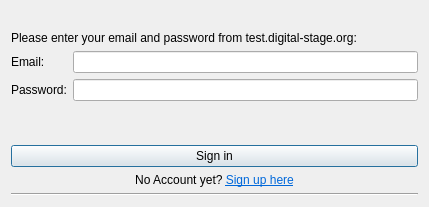
<?xml version="1.0" encoding="UTF-8"?>
<ui version="4.0">
 <class>LoginDialog</class>
 <widget class="QDialog" name="LoginDialog">
  <property name="geometry">
   <rect>
    <x>0</x>
    <y>0</y>
    <width>429</width>
    <height>207</height>
   </rect>
  </property>
  <property name="windowTitle">
   <string>Digital Stage</string>
  </property>
  <layout class="QHBoxLayout" name="HorizontalLayout">
   <item>
    <layout class="QGridLayout" name="gridLayout">
     <item row="6" column="1">
      <widget class="QLineEdit" name="passwordEdit">
       <property name="inputMask">
        <string notr="true"/>
       </property>
       <property name="echoMode">
        <enum>QLineEdit::PasswordEchoOnEdit</enum>
       </property>
      </widget>
     </item>
     <item row="7" column="0" colspan="2">
      <widget class="QLabel" name="labelError">
       <property name="sizePolicy">
        <sizepolicy hsizetype="Preferred" vsizetype="Preferred">
         <horstretch>0</horstretch>
         <verstretch>0</verstretch>
        </sizepolicy>
       </property>
       <property name="text">
        <string/>
       </property>
       <property name="textFormat">
        <enum>Qt::AutoText</enum>
       </property>
      </widget>
     </item>
     <item row="5" column="1">
      <widget class="QLineEdit" name="emailEdit"/>
     </item>
     <item row="6" column="0">
      <widget class="QLabel" name="labelPassword">
       <property name="text">
        <string>Password:</string>
       </property>
      </widget>
     </item>
     <item row="5" column="0">
      <widget class="QLabel" name="labelEmail">
       <property name="text">
        <string>Email:</string>
       </property>
      </widget>
     </item>
     <item row="11" column="0" colspan="2">
      <widget class="QLabel" name="labelSignUp">
       <property name="text">
        <string>&lt;html&gt;&lt;head/&gt;&lt;body&gt;&lt;p align=&quot;center&quot;&gt;No Account yet? &lt;a href=&quot;https://test.digital-stage.org/account/signup&quot;&gt;&lt;span style=&quot; text-decoration: underline; color:#0068da;&quot;&gt;Sign up here&lt;/span&gt;&lt;/a&gt;&lt;/p&gt;&lt;/body&gt;&lt;/html&gt;</string>
       </property>
       <property name="openExternalLinks">
        <bool>true</bool>
       </property>
      </widget>
     </item>
     <item row="10" column="0" colspan="2">
      <widget class="QPushButton" name="buttonSignIn">
       <property name="text">
        <string>Sign in</string>
       </property>
      </widget>
     </item>
     <item row="8" column="0" colspan="2">
      <spacer name="verticalSpacer">
       <property name="orientation">
        <enum>Qt::Vertical</enum>
       </property>
       <property name="sizeHint" stdset="0">
        <size>
         <width>20</width>
         <height>40</height>
        </size>
       </property>
      </spacer>
     </item>
     <item row="2" column="0" colspan="2">
      <widget class="QLabel" name="labelDescription">
       <property name="text">
        <string>Please enter your email and password from test.digital-stage.org:</string>
       </property>
      </widget>
     </item>
     <item row="0" column="0" rowspan="2" colspan="2">
      <widget class="QLabel" name="labelLogo">
       <property name="text">
        <string/>
       </property>
       <property name="pixmap">
        <pixmap>:/resources/logo-full.png</pixmap>
       </property>
       <property name="scaledContents">
        <bool>false</bool>
       </property>
       <property name="alignment">
        <set>Qt::AlignCenter</set>
       </property>
       <property name="margin">
        <number>0</number>
       </property>
      </widget>
     </item>
     <item row="12" column="0" colspan="2">
      <widget class="Line" name="line">
       <property name="sizePolicy">
        <sizepolicy hsizetype="Expanding" vsizetype="Fixed">
         <horstretch>0</horstretch>
         <verstretch>0</verstretch>
        </sizepolicy>
       </property>
       <property name="orientation">
        <enum>Qt::Horizontal</enum>
       </property>
      </widget>
     </item>
    </layout>
   </item>
  </layout>
 </widget>
 <tabstops>
  <tabstop>emailEdit</tabstop>
  <tabstop>passwordEdit</tabstop>
  <tabstop>buttonSignIn</tabstop>
 </tabstops>
 <resources/>
 <connections/>
</ui>
